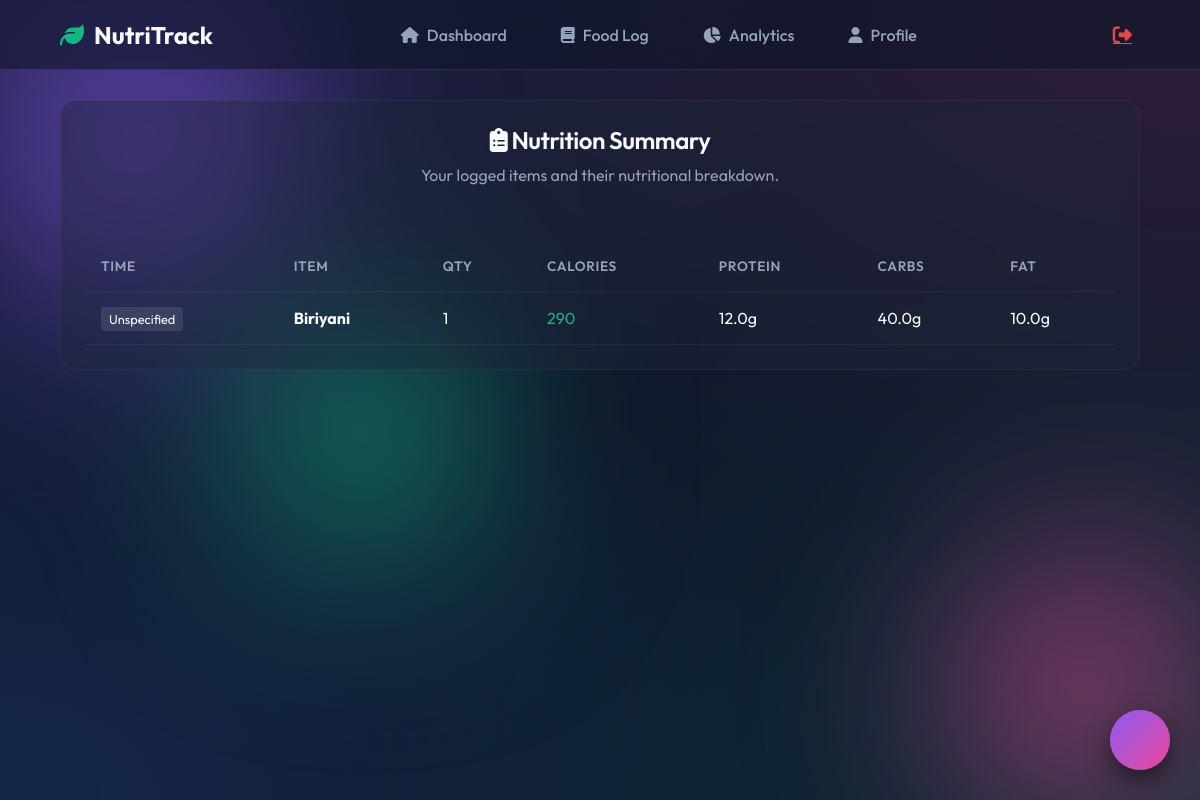
Screenshot of /nutrition-summary (signed in) with the database file from the repository.
### app.py (models this page shows, shortened)
class FoodEntry(db.Model):
    id = db.Column(db.Integer, primary_key=True)
    user_id = db.Column(db.Integer, nullable=False)
    item = db.Column(db.String(100), nullable=False)
    quantity = db.Column(db.Integer, nullable=False)
    calories = db.Column(db.Float)
    protein = db.Column(db.Float)
    carbs = db.Column(db.Float)
    fat = db.Column(db.Float)
    time_of_day = db.Column(db.String(50))  # ✅ new column
    timestamp = db.Column(db.DateTime, server_default=db.func.current_timestamp())

### app.py (the view)
@app.route('/nutrition-summary')
def nutrition_summary():
    if 'user_id' not in session:
        flash('Please log in to view your nutrition summary.', 'error')
        return redirect(url_for('login'))
    user_id = session['user_id']
    ist_offset = timedelta(hours=5, minutes=30)
    now_ist = datetime.utcnow() + ist_offset
    today_ist = now_ist.date()
    start_of_day_ist = datetime.combine(today_ist, datetime.min.time())
    start_of_day_utc = start_of_day_ist - ist_offset
    end_of_day_utc = start_of_day_utc + timedelta(days=1)
    items = FoodEntry.query.filter(
        FoodEntry.user_id == user_id,
        FoodEntry.timestamp >= start_of_day_utc,
        FoodEntry.timestamp < end_of_day_utc
    ).all()
    nutrition_data = []
    for item in items:
        result = get_nutrition_info(item.item)
        if result:
            nutrition_data.append({
                'name': item.item,
                'quantity': item.quantity,
                'calories': result['nf_calories'],
                'protein': result['nf_protein'],
                'carbs': result['nf_total_carbohydrate'],
                'fat': result['nf_total_fat'],
                'time_of_day': item.time_of_day
            })
    return render_template('nutrition_summary.html', nutrition_data=nutrition_data)

### app.py (called while the page is built)
def get_nutrition_info(food_item):
    print(f"[DEBUG] Looking up nutrition for: '{food_item}'")
    result = lookup_nutrition(food_item)
    if result:
        print(f"[DEBUG] Found: {result}")
    else:
        print(f"[DEBUG] No match found for '{food_item}'")
    return result

### nutrition_db.py (called while the page is built)
def lookup_nutrition(food_item):
    food_item = food_item.lower().strip()
    if food_item in NUTRITION_DATA:
        data = NUTRITION_DATA[food_item]
        return _format_result(food_item, data)
    for key in NUTRITION_DATA:
        if food_item in key or key in food_item:
            data = NUTRITION_DATA[key]
            return _format_result(key, data)
    matches = get_close_matches(food_item, NUTRITION_DATA.keys(), n=1, cutoff=0.6)
    if matches:
        best = matches[0]
        data = NUTRITION_DATA[best]
        return _format_result(best, data)
    return None

def _format_result(food_name, data):
    return {
        "food_name":              food_name,
        "serving_qty":            1,
        "serving_unit":           "serving",
        "nf_calories":            data["calories"],
        "nf_protein":             data["protein"],
        "nf_total_fat":           data["fat"],
        "nf_total_carbohydrate":  data["carbs"],
    }

### templates/nutrition_summary.html (shortened to what this page needs)
{% extends "base.html" %}
{% block content %}
<div class="glass-card fade-in-up">
    <div class="text-center mb-4">
        <h2 class="mb-1"><i class="fas fa-clipboard-list text-success"></i> Nutrition Summary</h2>
        <p>Your logged items and their nutritional breakdown.</p>
    </div>
    {% if nutrition_data %}
    <div class="table-responsive mt-4">
        <table class="modern-table">
            <thead>
                <tr>
                    <th>Time</th>
                    <th>Item</th>
                    <th>Qty</th>
                    <th>Calories</th>
                    <th>Protein</th>
                    <th>Carbs</th>
                    <th>Fat</th>
                </tr>
            </thead>
            <tbody>
                {% for food in nutrition_data %}
                <tr>
                    <td><span style="background: rgba(255,255,255,0.1); padding: 4px 8px; border-radius: 4px; font-size: 0.8rem;">{{ food.time_of_day|capitalize }}</span></td>
                    <td><strong>{{ food.name|capitalize }}</strong></td>
                    <td>{{ food.quantity }}</td>
                    <td class="text-accent">{{ food.calories|round(1) }}</td>
                    <td>{{ food.protein|round(1) }}g</td>
                    <td>{{ food.carbs|round(1) }}g</td>
                    <td>{{ food.fat|round(1) }}g</td>
                </tr>
                {% endfor %}
            </tbody>
        </table>
    </div>
    {% endif %}
</div>
{% endblock %}

### static/style.css (style rules this page uses)
:root { --bg-base: #0f172a; --bg-surface: rgba(30, 41, 59, 0.7); --glass-border: rgba(255, 255, 255, 0.1); --glass-shadow: 0 8px 32px 0 rgba(0, 0, 0, 0.37); --text-primary: #f8fafc; --text-secondary: #94a3b8; --accent-primary: #8b5cf6; --accent-secondary: #ec4899; --accent-success: #10b981; --accent-danger: #ef4444; --accent-warning: #f59e0b; --font-main: 'Outfit', sans-serif; --border-radius-sm: 8px; --border-radius-md: 16px; --border-radius-lg: 24px; --border-radius-pill: 9999px; --transition-fast: 0.2s ease; --transition-normal: 0.3s ease; --transition-bounce: 0.5s cubic-bezier(0.175, 0.885, 0.32, 1.275); }
* { margin: 0; padding: 0; box-sizing: border-box; }
body { font-family: var(--font-main); background-color: var(--bg-base); color: var(--text-primary); overflow-x: hidden; min-height: 100vh; }
.glass-card { background: rgba(30, 41, 59, 0.4); backdrop-filter: blur(8px); border: 1px solid rgba(255, 255, 255, 0.05); border-radius: var(--border-radius-md); padding: 24px; transition: var(--transition-normal); }
h1, h2, h3, h4, h5, h6 { font-weight: 600; letter-spacing: -0.02em; margin-bottom: 1rem; color: var(--text-primary); }
p { line-height: 1.6; color: var(--text-secondary); margin-bottom: 1rem; }
.text-center { text-align: center; }
.mb-1 { margin-bottom: 0.5rem; }
.mb-4 { margin-bottom: 2rem; }
.mt-4 { margin-top: 2rem; }
.text-accent { color: var(--accent-success); }
.table-responsive { width: 100%; overflow-x: auto; }
.modern-table { width: 100%; border-collapse: collapse; margin-top: 20px; }
.modern-table th, .modern-table td { padding: 16px; text-align: left; border-bottom: 1px solid rgba(255,255,255,0.05); }
.modern-table th { font-weight: 600; color: var(--text-secondary); text-transform: uppercase; font-size: 0.85rem; letter-spacing: 0.05em; }
.fade-in-up { animation: fadeInUp 0.6s ease forwards; opacity: 0; }

### rows the page displays
FoodEntry: time_of_day "Unspecified", name "Biriyani", quantity "1", calories "290", protein "12.0", carbs "40.0", fat "10.0"
